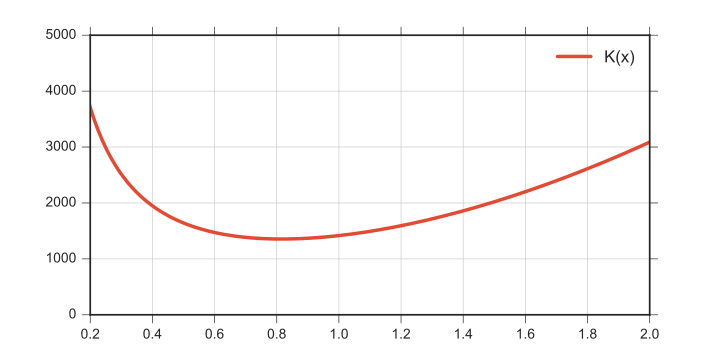

Reproduce this figure in Python.
# -*- coding: utf-8 -*-
"""
Created on Fri Jan  6 13:16:53 2017
"""

import numpy as np
import matplotlib.pyplot as plt

def K(x):
    return 680*x*x + (736/x)


x = np.linspace(0.1, 2, num = 500)

plt.style.use('seaborn-ticks')
plt.rc('text', usetex = False)
plt.plot(x, K(x), label = r'K(x)', linewidth = 2.5)
plt.xlim([0.2, 2])
plt.ylim([0, 5000])

plt.grid(True)
plt.legend(loc = 'best')
plt.show()
    
